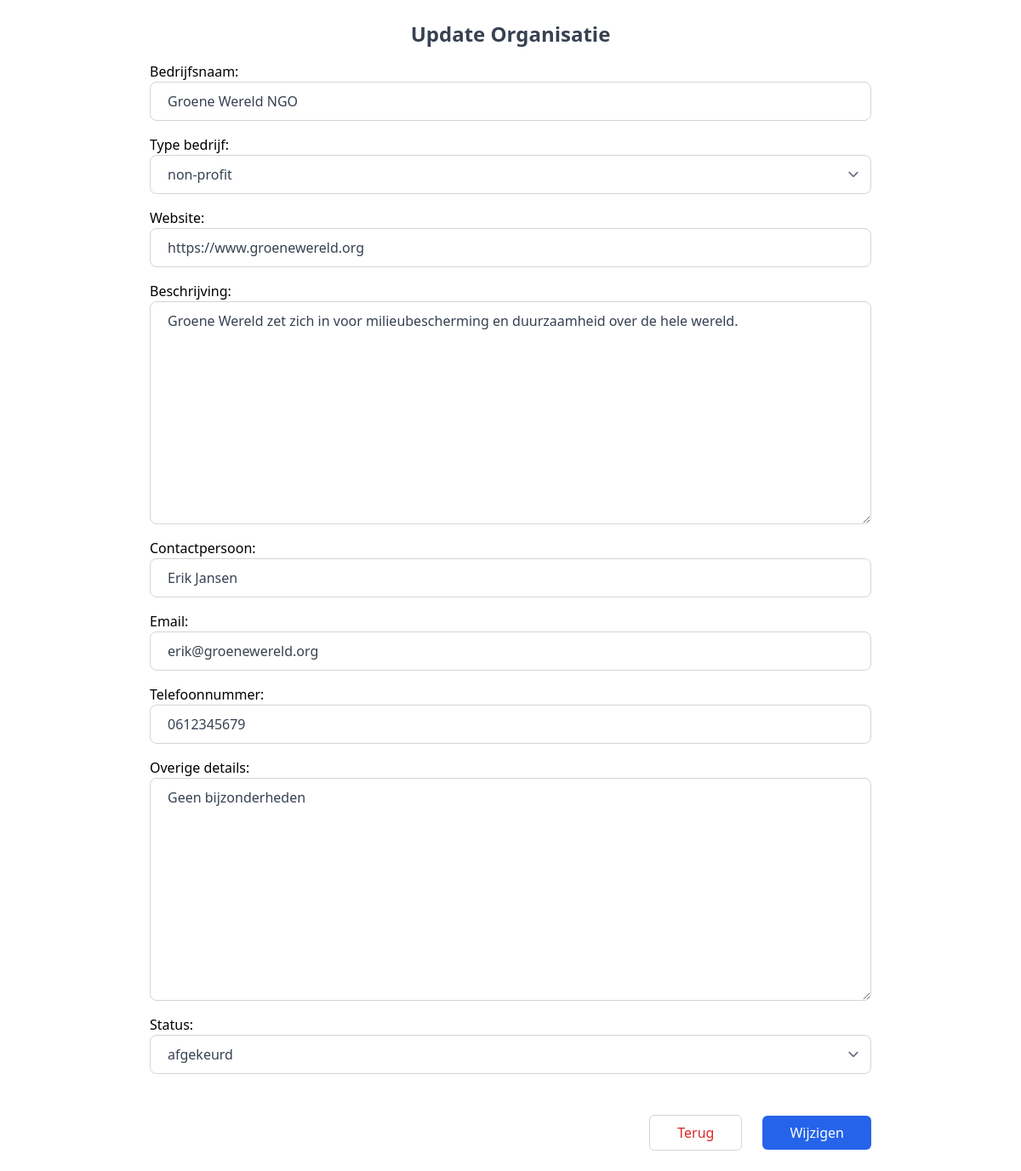
Screenshot of /admin_hub/update_organization_status/2/ (signed in) with the database file from the repository.
### organization/models.py (models this page shows)
class Organization(models.Model):
    objects = models.Manager()
    bedrijfsnaam = models.CharField(max_length=255)
    type_bedrijf = models.CharField(max_length=255, choices=type_bedrijf)
    website = models.TextField()
    beschrijving = models.TextField()
    contactpersoon = models.CharField(max_length=255)
    email = models.EmailField(max_length=255)
    telefoonnummer = models.CharField(max_length=255)
    Overige_details = models.TextField(null=True)
    created_at = models.DateTimeField(auto_now_add=True)
    updated_at = models.DateTimeField(auto_now_add=True)
    status = models.CharField(choices=status_keuzes, max_length=50)
    class Meta:
        db_table = "organization"

### admin_hub/views.py (the view)
@login_required
def update_organization_status(request, id):
    organization = get_object_or_404(Organization, id=id)
    if request.method == "POST":
        form = UpdateOrganizationForm(request.POST, instance=organization)
        if form.is_valid():
            organization.status = form.cleaned_data["status"]
            organization.save()
            return redirect("bedrijven")
        else:
            return render(
                request, "update_organizations.jinja", {"organization": organization, "form": form}
            )
    else:
        form = UpdateOrganizationForm(instance=organization)
    return render(
        request, "update_organizations.jinja", {"organization": organization, "form": form}
    )

### admin_hub/templates/update_organizations.jinja (shortened to what this page needs)
{% extends "tailwind_loader.jinja" %}
{% block content %}
    <div class="max-w-4xl p-6 mx-auto bg-white rounded-md dark:bg-gray-800">
        <h2 class="text-2xl mb-4 text-center font-semibold text-gray-700 capitalize dark:text-white">Update Organisatie</h2>
        <form action="{% url 'update_organization_status' organization.id %}" method="POST">
            {{ form }}
            <div class="mt-6 flex items-center justify-end gap-x-6">
                <div class="flex justify-end mt-6">
                    <a href="{% url 'bedrijven' %}">
                        <button type="button"
                                class="px-8 py-2.5 leading-5 border border-gray-300 text-red-600 transition-colors duration-300 transform rounded-md hover:bg-gray-200 focus:outline-none focus:bg-gray-200">
                            Terug
                        </button>
                    </a>
                </div>
                <div class="flex justify-end mt-6">
                    <button type="submit"
                            class="px-8 py-2.5 leading-5 text-white transition-colors duration-300 transform bg-blue-600 rounded-md hover:bg-blue-700 focus:outline-none focus:bg-blue-700">
                        Wijzigen
                    </button>
                </div>
            </div>
        </form>
    </div>
{% endblock %}

### rows the page displays
Organization: bedrijfsnaam "Groene Wereld NGO", type_bedrijf "non-profit", website "https://www.groenewereld.org", beschrijving "Groene Wereld zet zich in voor milieubescherming en duurzaamheid over de hele wereld.", contactpersoon "Erik Jansen", email "erik@groenewereld.org", telefoonnummer "0612345679", Overige_details "Geen bijzonderheden", status "afgekeurd"
